Frame 1 (no input): blank canvas, image omitted
Frame 60 (the mouse pressed at the canvas centre just before this capture): blank canvas, image omitted
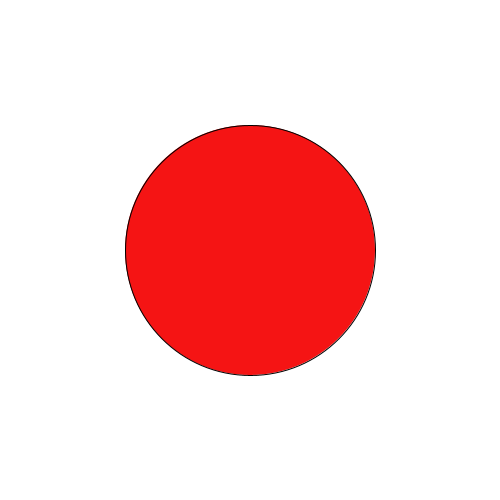
Frame 120 (the mouse held since frame 60 and released just before this capture)

The Processing sketch whose frames 1 and 60 were blank and that drew this single picture after the mouse press (run headless with seeded random() and noise(); from frame 60 on, the mouse is pressed at the canvas centre):

// Processing sketch: processing_26884
// ── processing_26884.pde


void setup(){
  size (500,500);
  background (255);
}
void draw() {
  background(255);
  if (mousePressed == true) {
    ellipse (mouseX,mouseY,pmouseX,pmouseY);
  } 
  fill (245,20,20);
}
